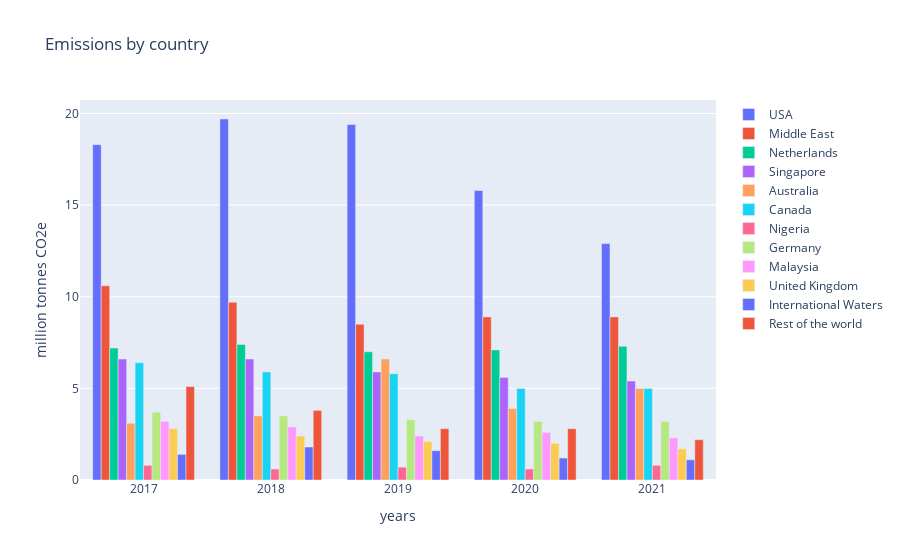

Notebook source saved alongside this figure:
### Code cell
# Create traces
fig = go.Figure()
fig.add_trace(go.Bar(x=list(scope1_emissions_by_USA.keys()), y= list(scope1_emissions_by_USA.values()),
                    name='USA'))
fig.add_trace(go.Bar(x=list(scope1_emissions_by_middle_east.keys()), y=list(scope1_emissions_by_middle_east.values()),
                    name='Middle East'))
fig.add_trace(go.Bar(x=list(scope1_emissions_by_netherlands.keys()), y=list(scope1_emissions_by_netherlands.values()),
                    name='Netherlands'))
fig.add_trace(go.Bar(x=list(scope1_emissions_by_singapore.keys()), y=list(scope1_emissions_by_singapore.values()),
                    name='Singapore'))
fig.add_trace(go.Bar(x=list(scope1_emissions_by_australia.keys()), y=list(scope1_emissions_by_australia.values()),
                    name='Australia'))
fig.add_trace(go.Bar(x=list(scope1_emissions_by_canada.keys()), y=list(scope1_emissions_by_canada.values()),
                    name='Canada'))
fig.add_trace(go.Bar(x=list(scope1_emissions_by_nigeria.keys()), y=list(scope1_emissions_by_nigeria.values()),
                    name='Nigeria'))
fig.add_trace(go.Bar(x=list(scope1_emissions_by_germany.keys()), y=list(scope1_emissions_by_germany.values()),
                    name='Germany'))
fig.add_trace(go.Bar(x=list(scope1_emissions_by_malaysia.keys()), y=list(scope1_emissions_by_malaysia.values()),
                    name='Malaysia'))
fig.add_trace(go.Bar(x=list(scope1_emissions_by_uk.keys()), y=list(scope1_emissions_by_uk.values()),
                    name='United Kingdom'))
fig.add_trace(go.Bar(x=list(scope1_emissions_by_international_waters.keys()), y=list(scope1_emissions_by_international_waters.values()),
                    name='International Waters'))
fig.add_trace(go.Bar(x=list(scope1_emissions_by_rest_of_world.keys()), y=list(scope1_emissions_by_rest_of_world.values()),
                    name='Rest of the world'))

fig.update_layout(title='Emissions by country',
                   xaxis_title='years',
                   yaxis_title='million tonnes CO2e')
fig.show()

### Figure 1 — Plotly figure (JSON) as saved in the notebook; plotly's stock layout.template omitted (floating-point values rounded to 4 significant figures)
{"data": [{"name": "USA", "type": "bar", "x": ["2017", "2018", "2019", "2020", "2021"], "y": [18.3, 19.7, 19.4, 15.8, 12.9]}, {"name": "Middle East", "type": "bar", "x": ["2017", "2018", "2019", "2020", "2021"], "y": [10.6, 9.7, 8.5, 8.9, 8.9]}, {"name": "Netherlands", "type": "bar", "x": ["2017", "2018", "2019", "2020", "2021"], "y": [7.2, 7.4, 7, 7.1, 7.3]}, {"name": "Singapore", "type": "bar", "x": ["2017", "2018", "2019", "2020", "2021"], "y": [6.6, 6.6, 5.9, 5.6, 5.4]}, {"name": "Australia", "type": "bar", "x": ["2017", "2018", "2019", "2020", "2021"], "y": [3.1, 3.5, 6.6, 3.9, 5]}, {"name": "Canada", "type": "bar", "x": ["2017", "2018", "2019", "2020", "2021"], "y": [6.4, 5.9, 5.8, 5, 5]}, {"name": "Nigeria", "type": "bar", "x": ["2017", "2018", "2019", "2020", "2021"], "y": [0.8, 0.6, 0.7, 0.6, 0.8]}, {"name": "Germany", "type": "bar", "x": ["2017", "2018", "2019", "2020", "2021"], "y": [3.7, 3.5, 3.3, 3.2, 3.2]}, {"name": "Malaysia", "type": "bar", "x": ["2017", "2018", "2019", "2020", "2021"], "y": [3.2, 2.9, 2.4, 2.6, 2.3]}, {"name": "United Kingdom", "type": "bar", "x": ["2017", "2018", "2019", "2020", "2021"], "y": [2.8, 2.4, 2.1, 2, 1.7]}, {"name": "International Waters", "type": "bar", "x": ["2017", "2018", "2019", "2020", "2021"], "y": [1.4, 1.8, 1.6, 1.2, 1.1]}, {"name": "Rest of the world", "type": "bar", "x": ["2017", "2018", "2019", "2020", "2021"], "y": [5.1, 3.8, 2.8, 2.8, 2.2]}], "layout": {"title": {"text": "Emissions by country"}, "xaxis": {"title": {"text": "years"}}, "yaxis": {"title": {"text": "million tonnes CO2e"}}}}
